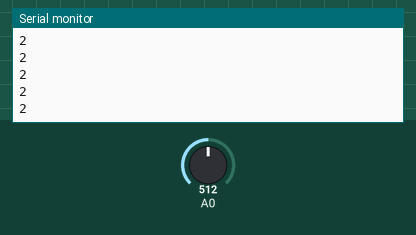
A sketch run on a simulated Arduino Uno, built with avr-gcc and run on an emulated ATmega328P. On the bench: the last lines printed to the serial monitor. The test bench sets the inputs (shaded band); at power-on: A0 = 512.

Above: at 1.2 s.
1.3 s: A0 set to 716
At 2.3 s:
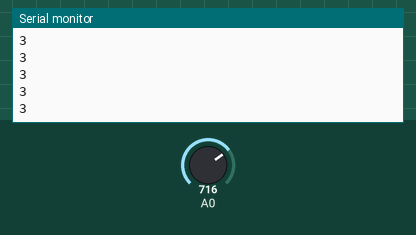
2.8 s: A0 set to 900
At 3.3 s:
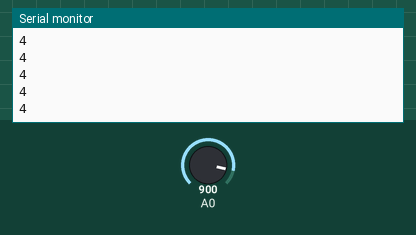
Timing chart, 0 to 5.8 s (numbered marks = the images above; inputs shaded):
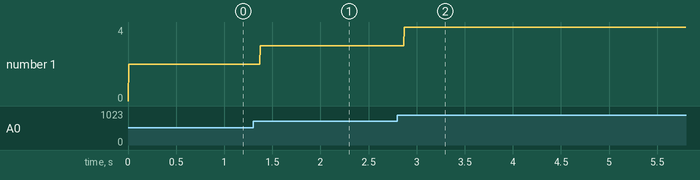

Measured:
- after the input at 1.3 s, the serial monitor: prints a new line after 0.07 s (image 1)
- after the input at 2.8 s, the serial monitor: prints a new line after 0.07 s (image 2)
- plotted number 1: 2 → 3 after the input at 1.3 s, 3 → 4 after the input at 2.8 s

The sketch:

Lab4_2.ino
```cpp
#include <avr/io.h>
#include <avr/interrupt.h>
uint8_t interrupt_flag = 0;
ISR(ADC_vect) {
  interrupt_flag = 1;
}
void adc_init() {
  ADMUX = (1 << REFS0);
  ADCSRA = (1 << ADPS0) | (1 << ADPS1) | (1 << ADPS2) | (1 << ADEN) | (1 << ADIE);
  sei();
}
int16_t convert(uint8_t ch) {
  ch &= 0b00000111;
  ADMUX = (ADMUX & 0xF8) | ch;
  ADCSRA |= (1 << ADSC);
  if (interrupt_flag != 1)
    return (-1);
  else {
    interrupt_flag = 0;
    return (ADC);
  }
}
void setup() {
  // put your setup code here, to run once:
  Serial.begin(9600);
  adc_init();
}

void loop() {
  // put your main code here, to run repeatedly:
 int16_t  value = (convert(0)/1023.0)*5;
  if (value != -1)
    Serial.println(value);
}
```
